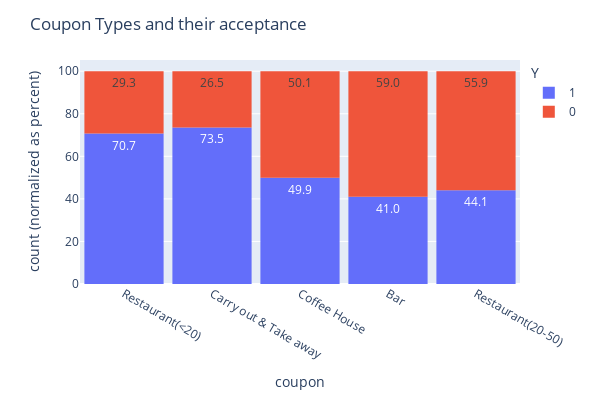

Here is the notebook cell this chart was saved with:
### Code cell
fig = px.histogram(data, x="coupon", color="Y",
                   barnorm='percent', text_auto='.1f')

fig.update_layout(width=600, height=400, bargap=0.1)
fig.update_layout(title='Coupon Types and their acceptance')

fig

### Figure 1 — Plotly figure (JSON) as saved in the notebook; plotly's stock layout.template omitted (floating-point values rounded to 4 significant figures; data arrays with more than 128 entries replaced by an {"elided": "..."} marker saying what was removed)
{"data": [{"alignmentgroup": "True", "bingroup": "x", "hovertemplate": "Y=1<br>coupon=%{x}<br>count (normalized as percent)=%{y}<extra></extra>", "legendgroup": "1", "marker": {"color": "#636efa", "pattern": {"shape": ""}}, "name": "1", "offsetgroup": "1", "orientation": "v", "showlegend": true, "texttemplate": "%{value:.1f}", "type": "histogram", "x": {"elided": "7210 str values"}, "xaxis": "x", "yaxis": "y"}, {"alignmentgroup": "True", "bingroup": "x", "hovertemplate": "Y=0<br>coupon=%{x}<br>count (normalized as percent)=%{y}<extra></extra>", "legendgroup": "0", "marker": {"color": "#EF553B", "pattern": {"shape": ""}}, "name": "0", "offsetgroup": "0", "orientation": "v", "showlegend": true, "texttemplate": "%{value:.1f}", "type": "histogram", "x": {"elided": "5474 str values"}, "xaxis": "x", "yaxis": "y"}], "layout": {"bargap": 0.1, "barmode": "relative", "barnorm": "percent", "height": 400, "legend": {"title": {"text": "Y"}, "tracegroupgap": 0}, "margin": {"t": 60}, "title": {"text": "Coupon Types and their acceptance"}, "width": 600, "xaxis": {"anchor": "y", "domain": [0, 1], "title": {"text": "coupon"}}, "yaxis": {"anchor": "x", "domain": [0, 1], "title": {"text": "count (normalized as percent)"}}}}
